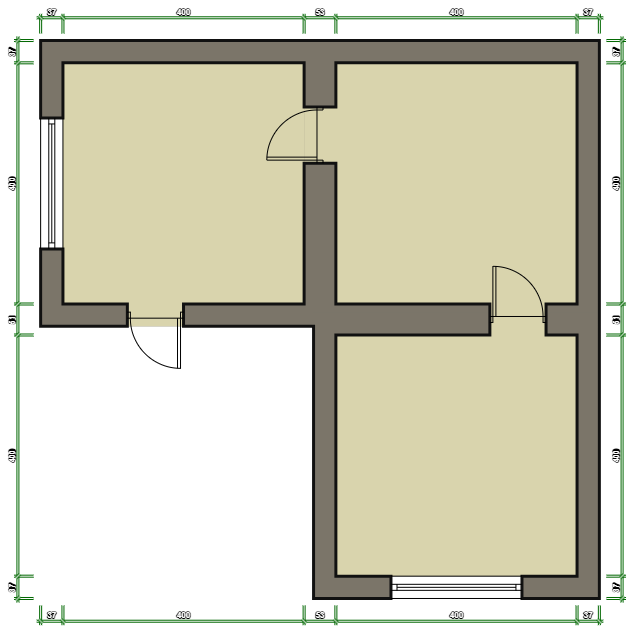
#> input picture sample_data/img/New project (3).png, 640 x 639 px
$ python -i dimension_detector.py   (imports and definitions only)
#> lines starting #> are read from the running program, lines starting #| are printed output that depends on the picture; after the words box and inside, x2 and y2 are one past the last pixel; in counts of white or black regions, pixels touching at a corner belong together
"""Dimension detection using OCR + dimension-line extraction.

Steps:
1) OCR text in floorplan
2) parse candidate numeric dimension labels
3) detect nearby dimension lines
4) compute scale = real_length / pixel_length
"""

from __future__ import annotations
from dataclasses import dataclass
from pathlib import Path
import math
import re

try:
    import cv2
    CV2_AVAILABLE = True
except ImportError:
    CV2_AVAILABLE = False

try:
    import pytesseract
    TESSERACT_AVAILABLE = True
except ImportError:
    TESSERACT_AVAILABLE = False


NUM_RE = re.compile(r"(?<!\d)(\d+(?:[\.,]\d+)?)(?:\s*(m|mm|cm))?(?!\d)", re.IGNORECASE)


@dataclass
class DimensionEvidence:
    text: str
    real_length_m: float
    pixel_length: float
    scale: float
    bbox: tuple[int, int, int, int]

    # [9 lines left out: function to_dict, not called in this run]


class DimensionDetector:
    def __init__(self):
        self.last_evidence: list[DimensionEvidence] = []

    def detect_scale(self, filepath: str) -> tuple[float | None, dict]:
        self.last_evidence = []
        if not CV2_AVAILABLE:
            return None, {"method": "ocr", "status": "opencv-missing", "evidence": []}

        path = Path(filepath)
        if path.suffix.lower() not in {".png", ".jpg", ".jpeg", ".bmp", ".tif", ".tiff"}:
            return None, {"method": "ocr", "status": "unsupported-format", "evidence": []}

        img = cv2.imread(str(path))
#> img is the input picture: shape (639, 640, 3); mean B, G, R 190.2, 209.6, 211.1
        if img is None:
            return None, {"method": "ocr", "status": "read-failed", "evidence": []}

        if not TESSERACT_AVAILABLE:
            return None, {"method": "ocr", "status": "tesseract-missing", "evidence": []}

        gray = cv2.cvtColor(img, cv2.COLOR_BGR2GRAY)
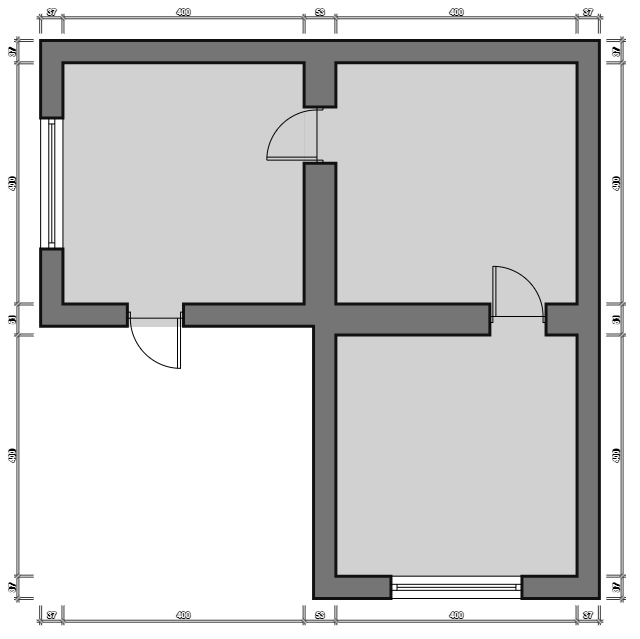
#> gray: shape (639, 640); min 0, max 255, mean 207.8
        blur = cv2.GaussianBlur(gray, (3, 3), 0)
        bin_img = cv2.adaptiveThreshold(
            blur, 255, cv2.ADAPTIVE_THRESH_GAUSSIAN_C, cv2.THRESH_BINARY, 31, 7
        )
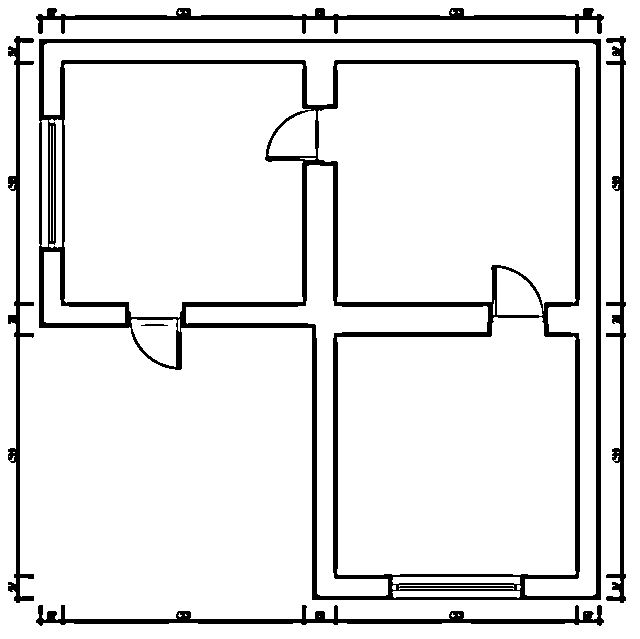
#> bin_img: shape (639, 640); 90.5% white; 6 black regions, box (x1, y1, x2, y2) and area: (39, 39, 601, 600) 25765, (36, 605, 604, 626) 3474, (36, 8, 604, 34) 3473, (8, 36, 34, 603) 3078, (606, 36, 626, 603) 3035, (141, 324, 168, 326) 46

#> (the run stopped early here; a loop or call above may not have finished)

$ run again, on sample_data/img/New project(2).png
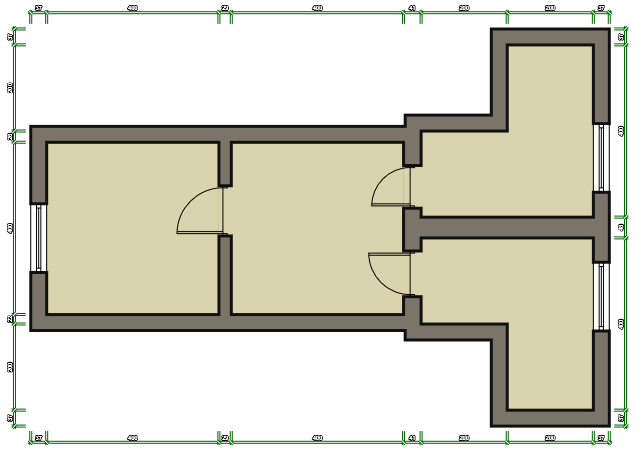
#> input picture sample_data/img/New project(2).png, 640 x 455 px
#> in detect_scale, img is the input picture: shape (455, 640, 3); mean B, G, R 195.9, 212.3, 213
#> in detect_scale, `gray = cv2.cvtColor(img, cv2.COLOR_BGR2GRAY)`:
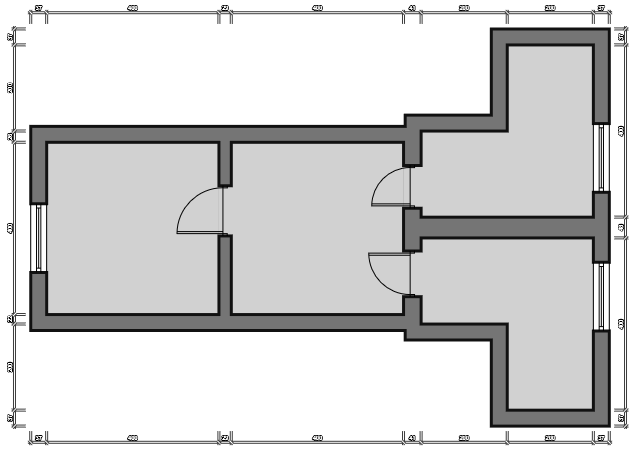
#> gray: shape (455, 640); min 0, max 255, mean 210.6
#> in detect_scale, `bin_img = cv2.adaptiveThreshold( blur, 255, cv2.ADAPTIVE_THRESH_GAUSSI..`:
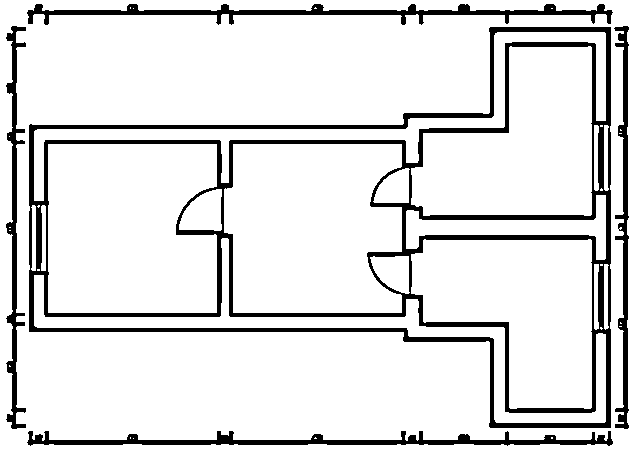
#> bin_img: shape (455, 640); 88.5% white; 5 black regions, box (x1, y1, x2, y2) and area: (29, 27, 611, 428) 21759, (27, 4, 613, 25) 3567, (27, 431, 613, 446) 3456, (6, 26, 26, 429) 2510, (614, 26, 629, 429) 2340

$ run again, on sample_data/img/fp4.png
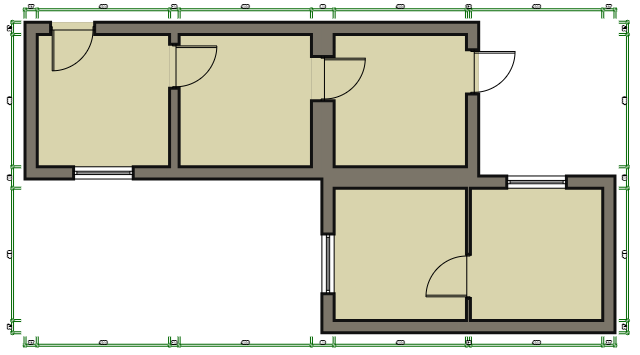
#> input picture sample_data/img/fp4.png, 640 x 355 px
#> in detect_scale, img is the input picture: shape (355, 640, 3); mean B, G, R 192.5, 210.1, 210.6
#> in detect_scale, `blur = cv2.GaussianBlur(gray, (3, 3), 0)`:
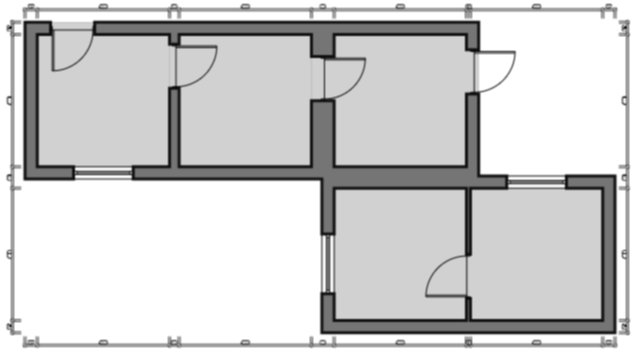
#> blur: shape (355, 640); min 10, max 255, mean 208.2
#> in detect_scale, `bin_img = cv2.adaptiveThreshold( blur, 255, cv2.ADAPTIVE_THRESH_GAUSSI..`:
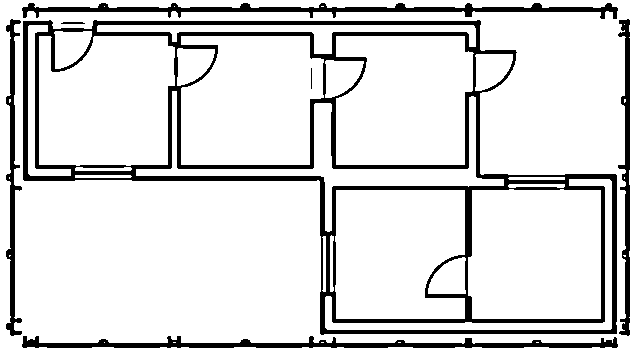
#> bin_img: shape (355, 640); 86.9% white; 7 black regions, largest, box (x1, y1, x2, y2) and area: (23, 20, 617, 335) 19629, (22, 3, 618, 19) 3270, (22, 336, 618, 348) 3195
